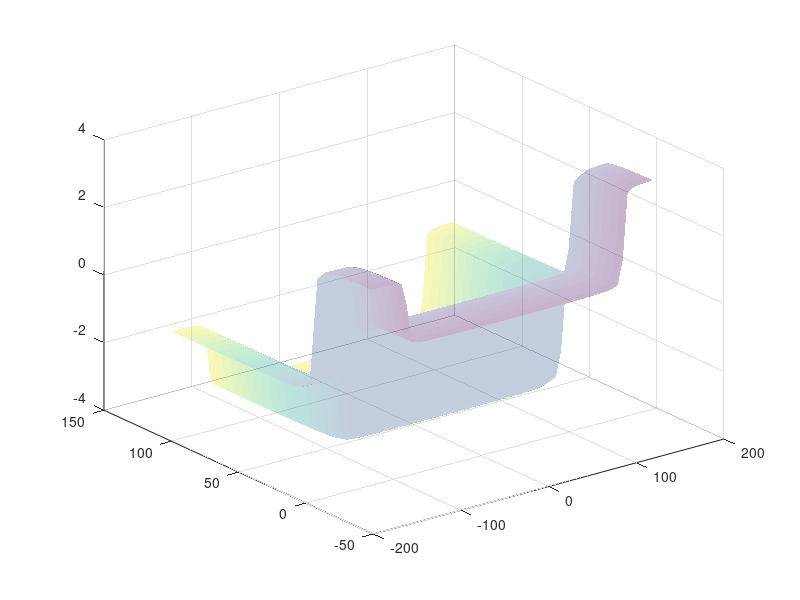

The MATLAB source for this figure: (Note: this script raises an error after producing the figure.)
clear all, clc

[X,Y] = meshgrid(-2.8:0.1:2.8,-0.4:0.1:2.2); %some x and y data

midpoint = 2.04;

As = 3; Al = 2; Ss = 1; L1 = 4.5; L2 = 2.5;
shoulder = As*(1/pi)*atan(rad2deg(X-midpoint)-10) + As/2+0.5;
leg = Al*(1/pi)*atan(-rad2deg(X+midpoint) -3)- As/2 - 2*Ss+0.5; %30 to -3
switching = -4*(1/pi)*atan(rad2deg(Y)-20)+2 ;


Z = shoulder + leg + switching;

s = surf(rad2deg(X),rad2deg(Y),Z,Y,'FaceAlpha',0.3,'EdgeAlpha',0.3,'DisplayName', 'torque'); %surface plot
s.Parent.View = [90 0]; %view the plot

%origine shoulder:
y1 = -0.4:0.1:2.2; %some x path
x1 = linspace(midpoint,midpoint,length(y1)); %some y path
InterpStyle = 'spline'; %you can choose cubic, nearest, makima, linear, or spline
z1 = interp2(rad2deg(X),rad2deg(Y),Z,rad2deg(x1),rad2deg(y1),'cubic',0); %your interpolated z values
hold on
plot3(rad2deg(x1),rad2deg(y1),z1,'-.','LineWidth',2,'Color',[0 0 0], 'DisplayName', 'Origine shoulder') %show the new data

%origine shoulder:
y1 = -0.4:0.1:2.2; %some x path
x1 = linspace(-midpoint,-midpoint,length(y1)); %some y path
InterpStyle = 'spline'; %you can choose cubic, nearest, makima, linear, or spline
z1 = interp2(rad2deg(X),rad2deg(Y),Z,rad2deg(x1),rad2deg(y1),'cubic',0); %your interpolated z values
hold on
plot3(rad2deg(x1),rad2deg(y1),z1,'-k','LineWidth',2,'Color',[0 0 0], 'DisplayName', 'Origine leg') %show the new data

%path 1
x1 = midpoint:0.1:2.6; %some x path
y1 = linspace(-0.1,-0.1,length(x1)); %some y path
InterpStyle = 'spline'; %you can choose cubic, nearest, makima, linear, or spline
z1 = interp2(rad2deg(X),rad2deg(Y),Z,rad2deg(x1),rad2deg(y1),'nearest',0); %your interpolated z values
hold on
plot3(rad2deg(x1),rad2deg(y1),z1,'-k','LineWidth',4,'Color',[0 0 1]) %show the new data

%path 2
y1 = -0.1:0.1:0.1; %some x path
x1 = linspace(midpoint,midpoint,length(y1)); %some y path
InterpStyle = 'spline'; %you can choose cubic, nearest, makima, linear, or spline
z1 = interp2(rad2deg(X),rad2deg(Y),Z,rad2deg(x1),rad2deg(y1),'cubic',0); %your interpolated z values
hold on
plot3(rad2deg(x1),rad2deg(y1),z1,'-k','LineWidth',4,'Color',[0 0 1]) %show the new data

%path 3
x1 = -midpoint:0.05:midpoint; %some x path
y1 = linspace(1.5,0.1,length(x1)); %some y path
InterpStyle = 'spline'; %you can choose cubic, nearest, makima, linear, or spline
z1 = interp2(rad2deg(X),rad2deg(Y),Z,rad2deg(x1),rad2deg(y1),'makima',0); %your interpolated z values
hold on
plot3(rad2deg(x1),rad2deg(y1),z1,'-k','LineWidth',4,'Color',[0 0 1]) %show the new data

%path 4
x1 = -midpoint-0.6:0.05:-midpoint; %some x path
y1 = linspace(2.0,1.5,length(x1)); %some y path
InterpStyle = 'spline'; %you can choose cubic, nearest, makima, linear, or spline
z1 = interp2(rad2deg(X),rad2deg(Y),Z,rad2deg(x1),rad2deg(y1),'makima',0); %your interpolated z values
hold on
plot3(rad2deg(x1),rad2deg(y1),z1,'-k','LineWidth',4,'Color',[0 0 1]) %show the new data


ArmDown = text(50,-21,0.7,'Arm down');
set(ArmDown,'BackgroundColor','white','EdgeColor','black',fontsize=15)

ArmUp = text(160,-21,3.8,'Arm up');
set(ArmUp,'BackgroundColor','white','EdgeColor','black',fontsize=15)

fullyBentdown = text(-150,80,-1.3,'Fully bent down');
set(fullyBentdown,'BackgroundColor','white','EdgeColor','black',fontsize=15)

slighltyBentDown = text(23,108,-3.3,'Slighlty bent down');
set(slighltyBentDown,'BackgroundColor','white','EdgeColor','black',fontsize=15)

hold off
xlabel("\textbf{$\theta_{m} (degrees)$}", Interpreter="latex",fontsize=25)
ylabel("$\theta_{imu} (degrees)$", Interpreter="latex",fontsize=25)
zlabel("$\tau_{m} (N.m)$", Interpreter="latex",fontsize=25)
legend({'','Origine shoulder','origine leg','','','',''}, 'FontSize',20, Location='best')
s.Parent.View = [12 25]; %you can change the view to see what the black line looks like in 3D


mymap = [1 0 0
    0 1 0
    0 0 1
    0 0 1
    0 0 1
    0 0 0.8];

colormap(mymap);
c =colorbar('Ticks',[-0.2,0.2,1.5],...
         'TickLabels',{'shoulder','slack','leg'},fontsize=20)
c.Label.String = 'assistance to';



